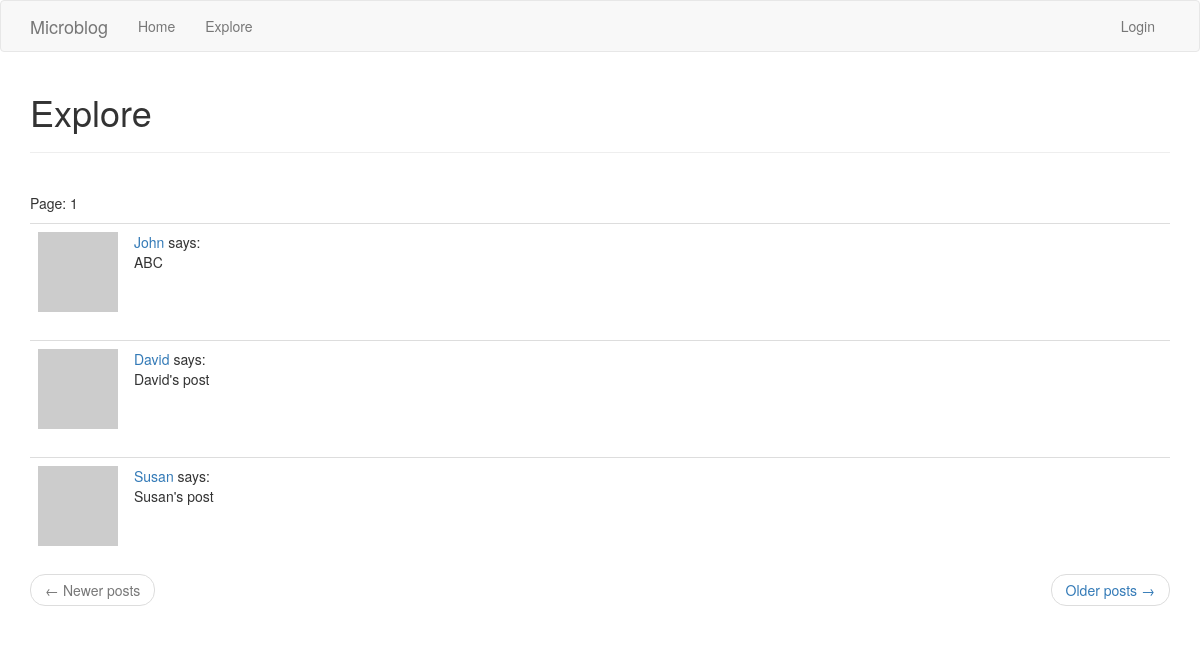
/explore, run on the app's committed database.
### app/models.py (models this page shows, shortened)
class Post(db.Model):
	id = db.Column(db.Integer, primary_key=True)
	body = db.Column(db.String(140))
	timestamp = db.Column(db.DateTime, index=True, default=datetime.utcnow)
	user_id = db.Column(db.Integer, db.ForeignKey('user.id'))

class User(UserMixin, db.Model):
	id = db.Column(db.Integer, primary_key=True)
	username = db.Column(db.String(128), unique=True, index=True)
	email = db.Column(db.String(128), unique=True, index=True)
	password = db.Column(db.String(200), unique=True, index=True)
	about_me = db.Column(db.String(140))
	last_seen = db.Column(db.DateTime, default=datetime.utcnow)
	posts = db.relationship('Post', backref='author', lazy='dynamic')
	followed = db.relationship('User', secondary=followers, primaryjoin=(followers.c.follower_id == id), secondaryjoin=(
		followers.c.followed_id == id), backref=db.backref('followers', lazy='dynamic'), lazy='dynamic')
	def avatar(self, size):
		x = "hey8989"+self.email
		digest = md5(x.lower().encode('utf-8')).hexdigest()
		return 'https://www.gravatar.com/avatar/{}?d=identicon&s={}'.format(digest, size)

### app/routes.py (the view)
@app.route('/explore')
def explore():
	page = request.args.get('page', 1, type=int)
	posts = Post.query.order_by(Post.timestamp.desc()).paginate(page, app.config['POSTS_PER_PAGE'], False)
	next_url = url_for('explore', page=posts.next_num) if posts.has_next else None
	prev_url = url_for('explore', page=posts.prev_num) if posts.has_prev else None
	return render_template('index.html', title='Explore', posts=posts.items, next_url=next_url, prev_url=prev_url, page=page)

### app/routes.py (called while the page is built)
@app.before_request
def before_request():
	if current_user.is_authenticated:
		current_user.last_seen = datetime.utcnow()
		db.session.commit()

### app/templates/index.html (shortened to what this page needs)
{% extends "base.html" %}
{% import 'bootstrap/wtf.html' as wtf %}
{% block app_content %}
    <h1>Explore</h1>
    <hr>
    <br>
    <p>Page: {{ page }}</p>
    {% for post in posts %}
        {% include '_post.html' %}
    {% endfor %}
    <nav aria-label="...">
        <ul class="pager">
            <li class="previous{% if not prev_url %} disabled{% endif %}">
                <a href="{{ prev_url or '#' }}">
                    <span aria-hidden="true">&larr;</span> Newer posts
                </a>
            </li>
            <li class="next{% if not next_url %} disabled{% endif %}">
                <a href="{{ next_url or '#' }}">
                    Older posts <span aria-hidden="true">&rarr;</span>
                </a>
            </li>
        </ul>
    </nav>
{% endblock %}

### app/templates/_post.html
 <table class="table table-hover">
        <tr>
            <td width="70px">
                <a href="{{ url_for('user', username=post.author.username) }}">
                    <img src="{{ post.author.avatar(70) }}" />
                </a>
            </td>
            <td>
                <a href="{{ url_for('user', username=post.author.username) }}">
                    {{ post.author.username }}
                </a>
                says:
                <br>
                {{ post.body }}
            </td>
        </tr>
    </table>

### data on the page
Post: author.username "John", body "ABC"
Post: author.username "David", body "David's post"
Post: author.username "Susan", body "Susan's post"

### other printed values
{{ page }} "1"
